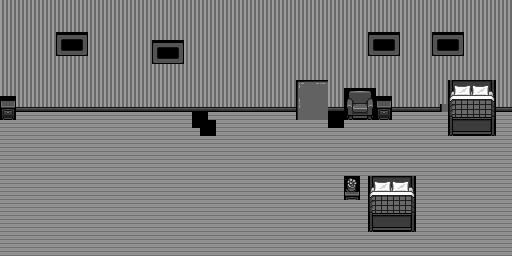

This game map was drawn from its Tiled (.tmx) file and the tilesets committed beside it. A one-line description and the trimmed map source follow:
An orthogonal 64x32 tile map with 8x8 px tiles, 1 tile layer (merged bg), 1 hidden layer not drawn, 2 tilesets.

<map version="1.10" tiledversion="1.10.2" orientation="orthogonal" renderorder="right-down" width="64" height="32" tilewidth="8" tileheight="8" infinite="0" nextlayerid="7" nextobjectid="1">
 <editorsettings>
  <export target="../../M01_Scaffold/artAssetsGBA/apartmentBGMapLvl2.c" format="gba" />
 </editorsettings>
 <tileset firstgid="1" source="interiorsPalette2.tsx" />
 <tileset firstgid="1025" source="interiorsPalette.tsx" />
 <layer id="5" name="merged bg" width="64" height="32">
  <data>[2048 cells, 2048 non-empty, 130 distinct tile ids]</data>
 </layer>
 <layer id="6" name="lvl2" width="64" height="32" visible="0">
  <data>[2048 cells, 2048 non-empty, 170 distinct tile ids]</data>
 </layer>
</map>